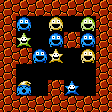

Rendered tile map (Tiled .tmx) drawn with the repository's tilesets; below, a short description and the full map source, tile grids included:
An orthogonal 7x7 tile map with 16x16 px tiles, 1 tile layer (Tile layer 1).

<map version="1.2" tiledversion="1.2.1" orientation="orthogonal" renderorder="right-down" width="7" height="7" tilewidth="16" tileheight="16" infinite="0" nextlayerid="13" nextobjectid="1">
 <properties>
  <property name="difficulty" value="4" />
  <property name="moves" value="15" />
  <property name="name" value="Getting Sleepy" />
 </properties>
 <tileset firstgid="1" source="../../../dev/editor_tiles.tsx" />
 <layer id="12" name="Tile layer 1" width="7" height="7">
  <data encoding="csv">
1,1,1,1,1,1,1,
1,4,0,3,0,2,1,
1,5,0,4,1,4,1,
1,1,4,6,0,3,1,
1,0,0,0,0,0,1,
1,10,0,1,7,0,1,
1,1,1,1,1,1,1
</data>
 </layer>
</map>
